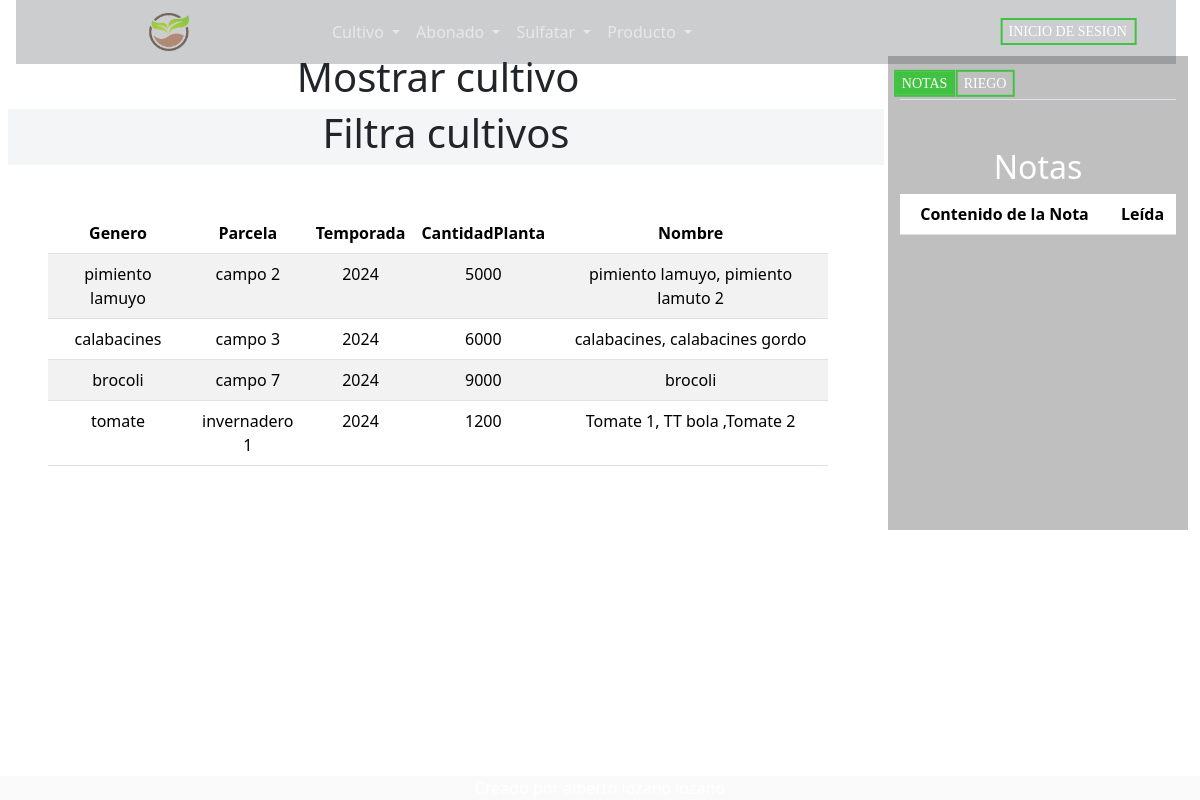
The page /paginas/cultivos/cultivo-mostrar.php on the database its author committed.
### tables this page shows
CREATE TABLE Cultivos (
    Genero VARCHAR(50),
    Parcela VARCHAR(50),
    Temporada VARCHAR(50),
    CantidadPlanta INT,
    Nombre VARCHAR (200),
    PRIMARY KEY ( Parcela, Temporada)
);

### fijo/panel-lateral.php (the view, shortened to what this page needs)
<ul class="nav nav-tabs mb-5" id="myTabs" role="tablist">
    <li class="nav-item" role="presentation">
        <button class="panel boton active" id="home-tab" data-bs-toggle="tab" data-bs-target="#home" type="button" role="tab" aria-controls="profile" aria-selected="true">Notas</button>
    </li>
    <li class="nav-item " role="presentation">
        <button class="panel boton" id="profile-tab" data-bs-toggle="tab" data-bs-target="#profile" type="button" role="tab" aria-controls="home" aria-selected="false">Riego</button>
    </li>
</ul>
<div class="tab-content" id="myTabContent">
    <div class="tab-pane fade show active" id="home" role="tabpanel">
        <div class="dropdown color">
            <h2>Notas</h2>
            <table id="notasTabla" class="table">
                <thead>
                    <tr>
                        <th scope="col">Contenido de la Nota</th>
                        <th scope="col">Leída</th>
                    </tr>
                </thead>
            </table>
            <div class="row">
                <div class="col-8">
                </div>
                <div class="col-4">
                </div>
            </div>
        </div>
    </div>
</div>

### herramientas/tabla.php
<?php
    $result = $conn->query($sql);
    echo '<div class="m-5">';
    $fieldInfo = $result->fetch_field();
    $nombreDeLaTabla = $fieldInfo->table;
    if ($result->num_rows > 0) {
        echo "<table id='myTable' data-tabla='". $nombreDeLaTabla."' class='table table-striped'>";
        echo '<thead>';
        echo '<tr>';
        $columnas = $result->fetch_fields();
        foreach ($columnas as $columna) {
            echo '<th scope="col">' . $columna->name . '</th>';
        }
        echo '</tr>';
        echo '</thead>';
        echo '<tbody>';
        while ($row = $result->fetch_assoc()) {
            echo '<tr>';
            foreach ($columnas as $columna) {
                $nombreColumna = $columna->name;
                $valor = $row[$nombreColumna];
                if ($nombreColumna == 'Hecho') {
                    $checked = $valor ? 'checked' : '';
                    echo '<td><input type="checkbox" class="hecho-checkbox" ' . $checked . ' disabled></td>';
                } else {
                    if (is_numeric($valor) && intval($valor) == floatval($valor)) {
                        echo '<td>' . intval($valor) . '</td>';
                    } else {
                        echo '<td>' . $valor . '</td>';
                    }
                }
            }
            echo '</tr>';
        }
        echo '</tbody>';
        echo '</table>';
    } else {
        echo "No se encontraron datos en la tabla";
    }
    echo '</div>';
?>

### css/estilos.css (style rules this page uses)
body { background-image: url('../imagen/fondo.png'); background-size: cover; background-attachment: fixed; background-position: center; padding-left: 0%; padding-right: 0%; }
.color { color: white; }
.panel { top: 50%; left: 50%; transform: translate(-60%, -60%); position: relative; display: block; color: white; font-size: 14px; font-family: "montserrat"; text-decoration: none; border: 2px solid rgb(66, 194, 66); text-transform: uppercase; overflow: hidden; transition: 1s all ease; background: transparent; }
.panel::before { background: rgb(66, 194, 66); content: ""; position: absolute; top: 50%; left: 50%; transform: translate(-50%, -50%); z-index: -1; transition: all 0.6s ease; }
.panel.active::before { background: rgb(66, 194, 66); height: 460%; }
.boton::before { width: 100%; height: 0; transform: translate(-50%, -50%) rotate(45deg); }

### rows shown on the page
cultivos: Genero "pimiento lamuyo", Parcela "campo 2", Temporada "2024", CantidadPlanta "5000", Nombre "pimiento lamuyo, pimiento lamuto 2"
cultivos: Genero "calabacines", Parcela "campo 3", Temporada "2024", CantidadPlanta "6000", Nombre "calabacines, calabacines gordo"
cultivos: Genero "brocoli", Parcela "campo 7", Temporada "2024", CantidadPlanta "9000", Nombre "brocoli"
cultivos: Genero "tomate", Parcela "invernadero 1", Temporada "2024", CantidadPlanta "1200", Nombre "Tomate 1, TT bola ,Tomate 2"

### other values the page prints
$columna->name "Genero"
$columna->name "Parcela"
$columna->name "Temporada"
$columna->name "CantidadPlanta"
$columna->name "Nombre"
